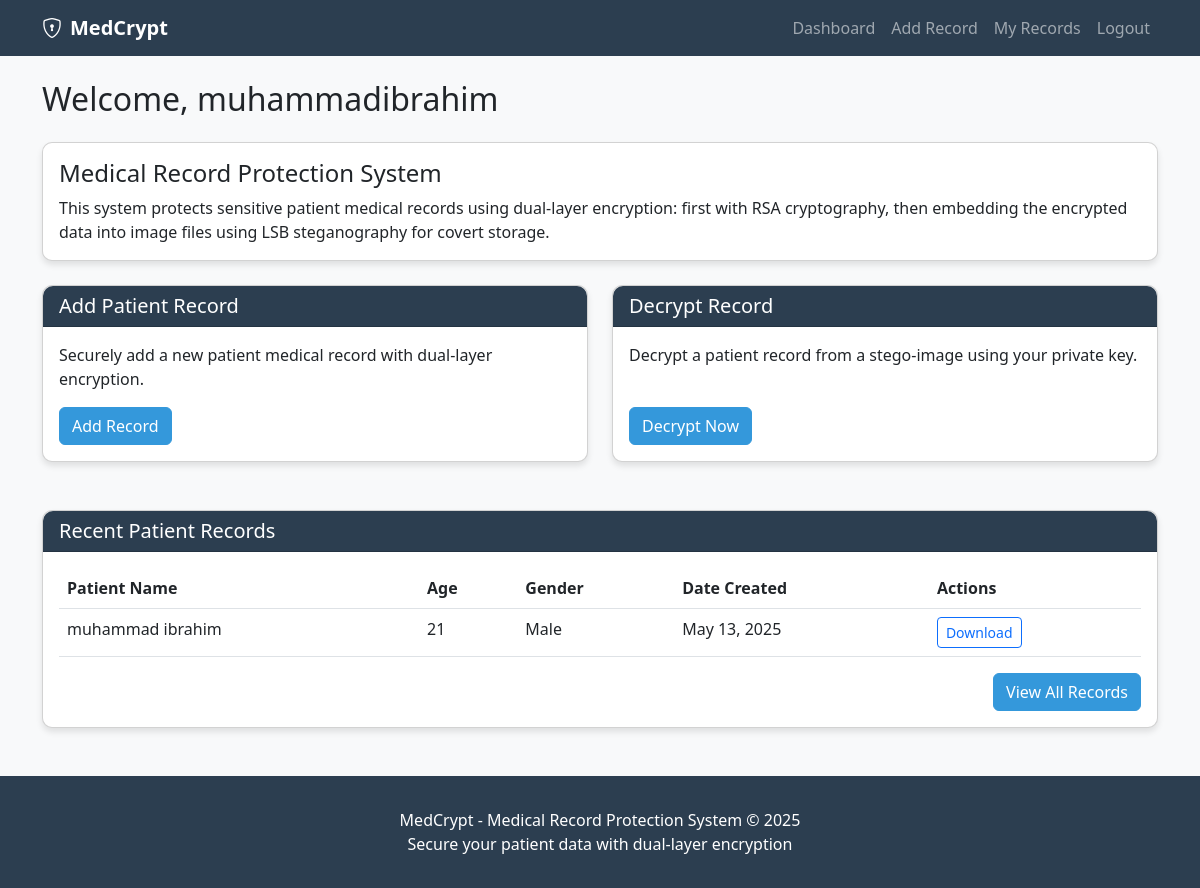
Before: /dashboard/ (signed in) with the older database file.
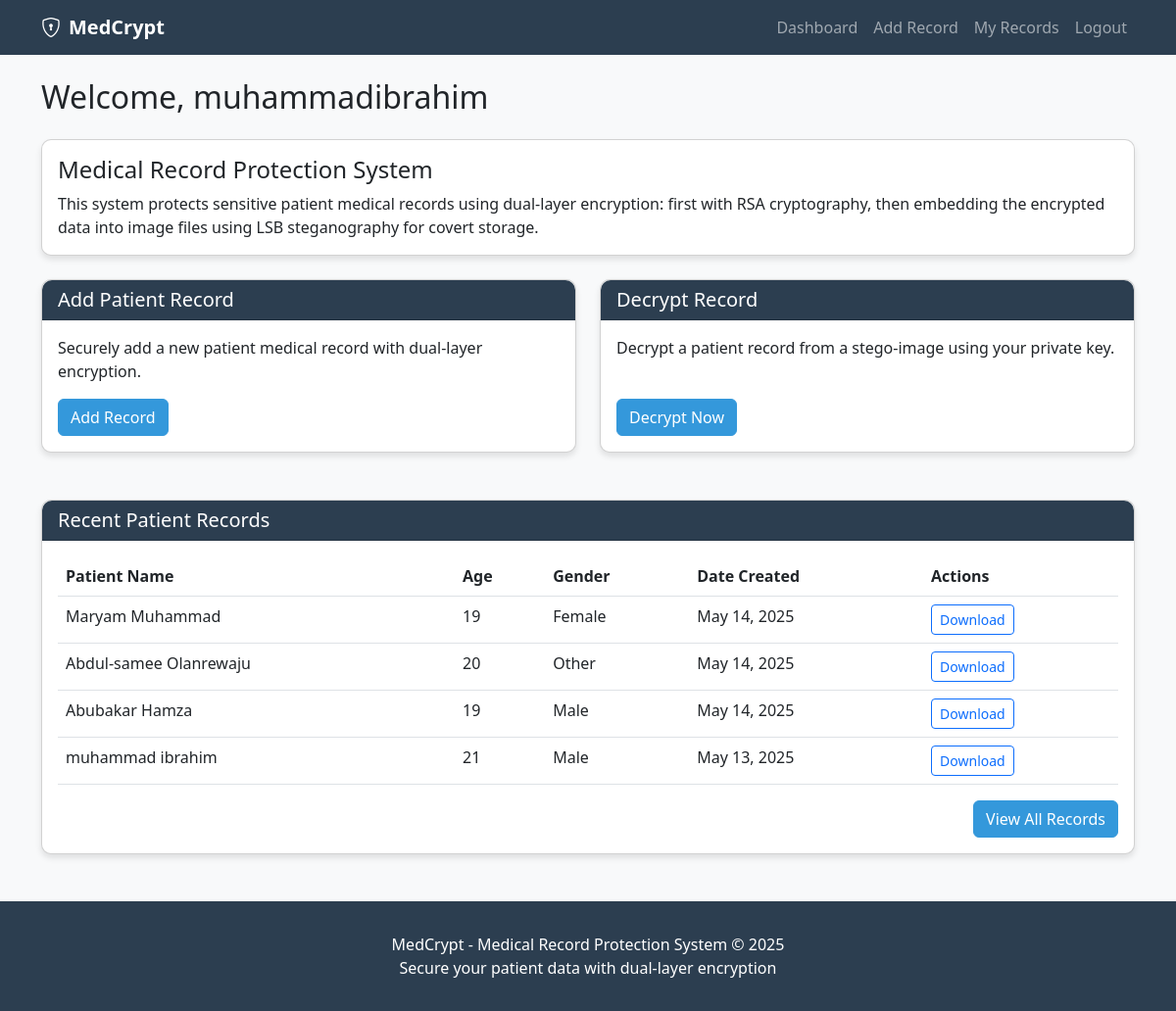
After: the same page with the newer database file.
### records/models.py (models this page shows, shortened)
class PatientRecord(models.Model):
    GENDER_CHOICES = [
        ('M', 'Male'),
        ('F', 'Female'),
        ('O', 'Other'),
    ]
    user = models.ForeignKey(User, on_delete=models.CASCADE)
    created_at = models.DateTimeField(auto_now_add=True)
    original_filename = models.CharField(max_length=255)
    stego_filename = models.CharField(max_length=255)
    public_key = models.TextField()
    private_key = models.TextField()
    patient_name = models.CharField(max_length=100)
    age = models.PositiveSmallIntegerField()
    gender = models.CharField(max_length=1, choices=GENDER_CHOICES)

### records/views.py (the view)
# urls.py: path('dashboard/', views.dashboard, name='dashboard'),
@login_required
def dashboard(request):
    records = PatientRecord.objects.filter(user=request.user).order_by('-created_at')
    return render(request, 'records/dashboard.html', {'records': records})

### records/templates/records/dashboard.html
{% extends "records/base.html" %}
{% block content %}
<div class="row mb-4">
    <div class="col">
        <h2 class="mb-4">Welcome, {{ user.username }}</h2>
        <div class="card">
            <div class="card-body">
                <h4 class="card-title">Medical Record Protection System</h4>
                <p class="card-text">
                    This system protects sensitive patient medical records using dual-layer encryption:
                    first with RSA cryptography, then embedding the encrypted data into image files
                    using LSB steganography for covert storage.
                </p>
            </div>
        </div>
    </div>
</div>
<div class="row">
    <div class="col-md-6 mb-4">
        <div class="card dashboard-card">
            <div class="card-header">
                <h5 class="mb-0">Add Patient Record</h5>
            </div>
            <div class="card-body">
                <p>Securely add a new patient medical record with dual-layer encryption.</p>
                <a href="{% url 'add_record' %}" class="btn btn-primary">Add Record</a>
            </div>
        </div>
    </div>
    <div class="col-md-6 mb-4">
        <div class="card dashboard-card">
            <div class="card-header">
                <h5 class="mb-0">Decrypt Record</h5>
            </div>
            <div class="card-body">
                <p>Decrypt a patient record from a stego-image using your private key.</p>
                <a href="{% url 'decrypt_record' %}" class="btn btn-primary">Decrypt Now</a>
            </div>
        </div>
    </div>
</div>
<div class="row mt-4">
    <div class="col">
        <div class="card">
            <div class="card-header">
                <h5 class="mb-0">Recent Patient Records</h5>
            </div>
            <div class="card-body">
                {% if records %}
                    <div class="table-responsive">
                        <table class="table table-hover">
                            <thead>
                                <tr>
                                    <th>Patient Name</th>
                                    <th>Age</th>
                                    <th>Gender</th>
                                    <th>Date Created</th>
                                    <th>Actions</th>
                                </tr>
                            </thead>
                            <tbody>
                                {% for record in records %}
                                <tr>
                                    <td>{{ record.patient_name }}</td>
                                    <td>{{ record.age }}</td>
                                    <td>{{ record.get_gender_display }}</td>
                                    <td>{{ record.created_at|date:"M d, Y" }}</td>
                                    <td>
                                        <a href="{% url 'download_stego' record.stego_filename %}" class="btn btn-sm btn-outline-primary">
                                            Download
                                        </a>
                                    </td>
                                </tr>
                                {% endfor %}
                            </tbody>
                        </table>
                    </div>
                    <div class="text-end">
                        <a href="{% url 'patient_records' %}" class="btn btn-primary">View All Records</a>
                    </div>
                {% else %}
                    <p class="text-center">No patient records found. <a href="{% url 'add_record' %}">Add your first record</a></p>
                {% endif %}
            </div>
        </div>
    </div>
</div>
{% endblock %}

### records/templates/records/base.html (shortened to what this page needs)
<!DOCTYPE html>
<html lang="en">
<head>
    <link href="https://cdn.jsdelivr.net/npm/bootstrap@5.3.0/dist/css/bootstrap.min.css" rel="stylesheet">
    <link rel="stylesheet" href="https://cdn.jsdelivr.net/npm/bootstrap-icons@1.10.0/font/bootstrap-icons.css">
</head>
<body>
    <nav class="navbar navbar-expand-lg navbar-dark mb-4">
        <div class="container">
            <a class="navbar-brand" href="{% url 'home' %}">
                <i class="bi bi-shield-lock me-2"></i>MedCrypt
            </a>
            <div class="collapse navbar-collapse" id="navbarNav">
                <ul class="navbar-nav ms-auto">
                    {% if user.is_authenticated %}
                        <li class="nav-item">
                            <a class="nav-link" href="{% url 'dashboard' %}">Dashboard</a>
                        </li>
                        <li class="nav-item">
                            <a class="nav-link" href="{% url 'add_record' %}">Add Record</a>
                        </li>
                        <li class="nav-item">
                            <a class="nav-link" href="{% url 'patient_records' %}">My Records</a>
                        </li>
                        <li class="nav-item">
                            <a class="nav-link" href="{% url 'logout' %}">Logout</a>
                        </li>
                    {% endif %}
                </ul>
            </div>
        </div>
    </nav>
    <div class="container mb-5">
        {% block content %}{% endblock %}
    </div>
    <footer class="footer">
        <div class="container text-center">
            <p class="mb-0">MedCrypt - Medical Record Protection System &copy; {% now "Y" %}</p>
            <p class="mb-0">Secure your patient data with dual-layer encryption</p>
        </div>
    </footer>
</body>
</html>

### records/templates/records/base.html (style rules this page uses)
:root { --primary-color: #2c3e50; --secondary-color: #3498db; --accent-color: #e74c3c; --light-color: #ecf0f1; --dark-color: #2c3e50; }
body { font-family: 'Segoe UI', Tahoma, Geneva, Verdana, sans-serif; background-color: #f8f9fa; }
.navbar { background-color: var(--primary-color) !important; }
.navbar-brand { font-weight: 700; color: white !important; }
.btn-primary { background-color: var(--secondary-color); border-color: var(--secondary-color); }
.card { border-radius: 10px; box-shadow: 0 4px 6px rgba(0, 0, 0, 0.1); transition: transform 0.3s ease; }
.card-header { background-color: var(--primary-color); color: white; border-radius: 10px 10px 0 0 !important; }
.footer { background-color: var(--dark-color); color: white; padding: 2rem 0; margin-top: 3rem; }
.dashboard-card { height: 100%; }
.dashboard-card .card-body { display: flex; flex-direction: column; }
.dashboard-card .btn { margin-top: auto; align-self: flex-start; }

Changed rows visible on the page:
added PatientRecord: patient_name "Maryam Muhammad", age "19", gender "Female", created_at "May 14, 2025"
added PatientRecord: patient_name "Abdul-samee Olanrewaju", age "20", gender "Other", created_at "May 14, 2025"
added PatientRecord: patient_name "Abubakar Hamza", age "19", gender "Male", created_at "May 14, 2025"
